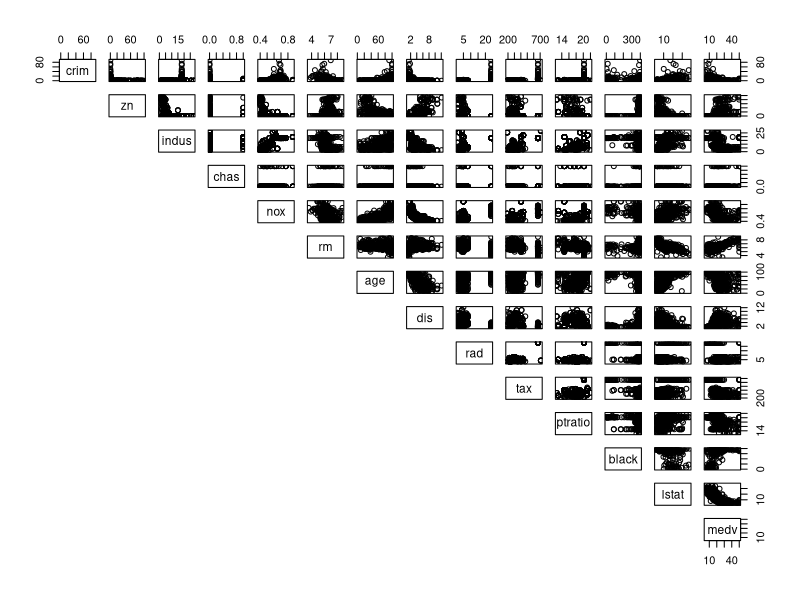
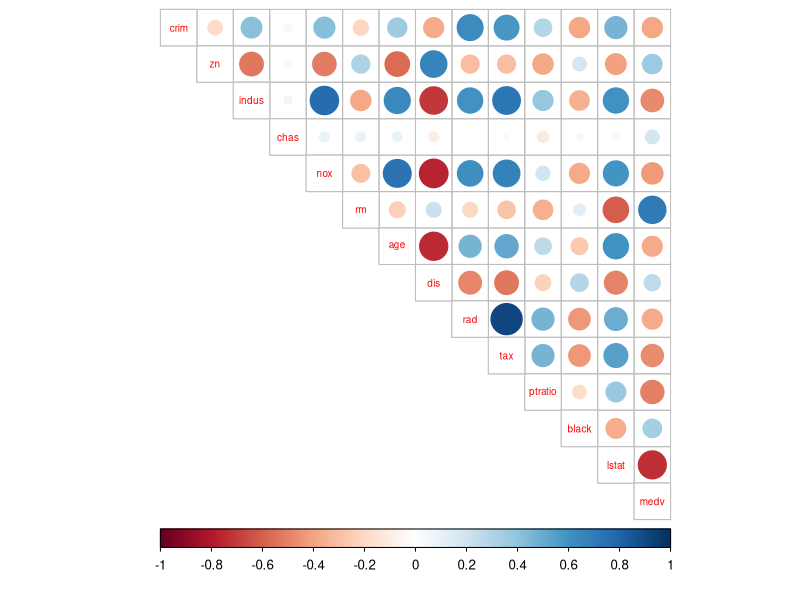
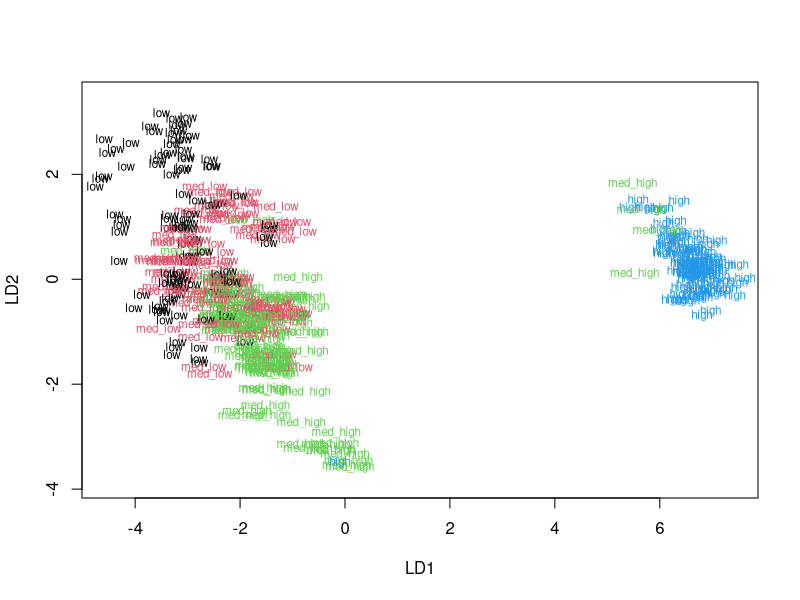
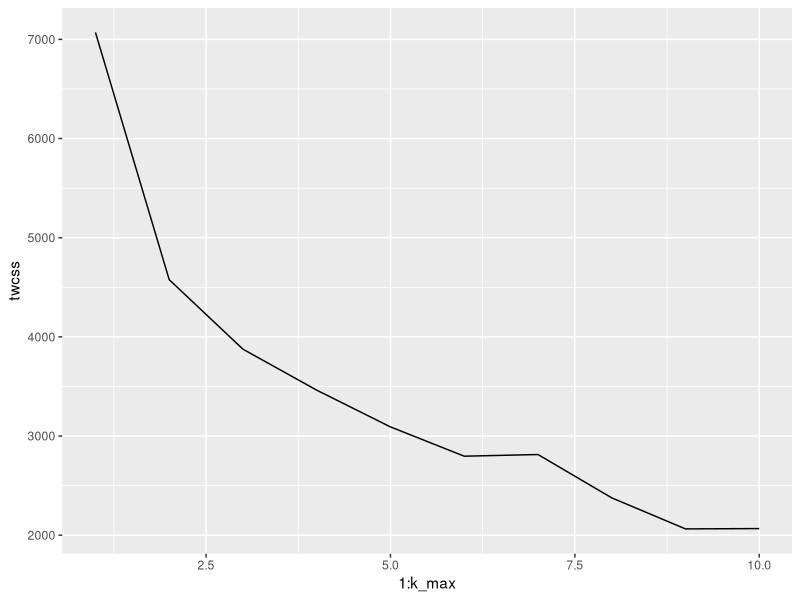
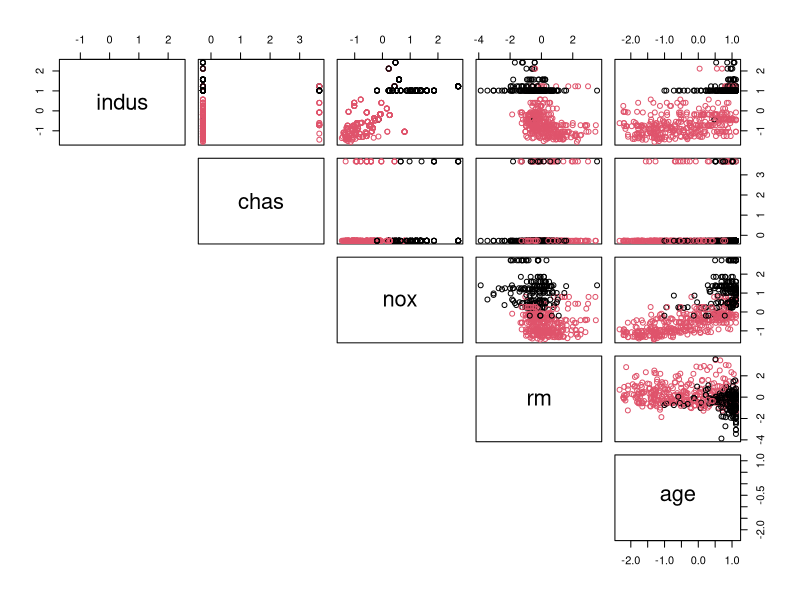
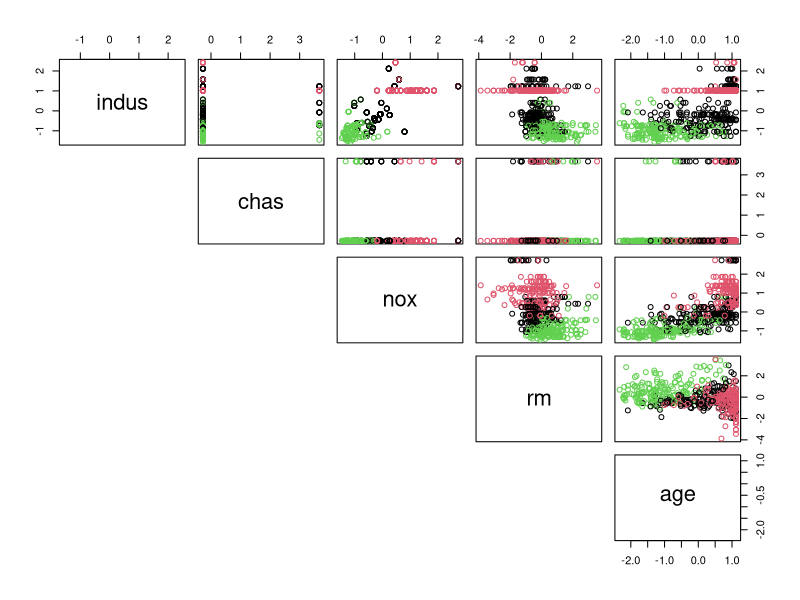

These charts were generated, in order, by the following R code:
## ---- chunk 1
library(dplyr)
library(ggplot2)
library(MASS)
library(corrplot)
data("Boston")
boston_scaled <- scale(Boston)
## ---- chunk 2
str(Boston)

dim(Boston)
## ---- chunk 3
pairs(Boston, lower.panel = NULL)
## ---- chunk 4
cor_matrix<-cor(Boston) %>% round(digits=2)
corrplot(cor_matrix, method="circle", type = "upper", cl.pos = "b", tl.pos = "d", tl.cex = 0.6)
## ---- chunk 5
summary(boston_scaled)
## ---- chunk 6
boston_scaled <- as.data.frame(boston_scaled)
bins <- quantile(boston_scaled$crim)
crime <- cut(boston_scaled$crim, breaks = bins, include.lowest = TRUE, label=c("low","med_low","med_high","high"))
boston_scaled <- dplyr::select(boston_scaled, -crim)
boston_scaled <- data.frame(boston_scaled, crime)
## ---- chunk 7
n <- nrow(boston_scaled)
ind <- sample(n,  size = n * 0.8)
train <- boston_scaled[ind,]
test <- boston_scaled[-ind,]
## ---- chunk 8
lda.fit <- lda(crime ~ ., data = train)
classes <- as.numeric(train$crime)
plot(lda.fit, dimen = 2, col = classes, pch = classes)
## ---- chunk 9
correct_classes <- test$crime
test <- dplyr::select(test, -crime)
lda.pred <- predict(lda.fit, newdata = test)
## ---- chunk 10
table(correct = correct_classes, predicted = lda.pred$class)
## ---- chunk 11
data("Boston")
boston_scaled <- scale(Boston)
boston_scaled <- as.data.frame(boston_scaled)
## ---- chunk 12
km <-kmeans(boston_scaled, centers = 5)
summary(km)
## ---- chunk 13
k_max <- 10
twcss <- sapply(1:k_max, function(k){kmeans(boston_scaled, k)$tot.withinss})
qplot(x = 1:k_max, y = twcss, geom = 'line')
## ---- chunk 14
km <-kmeans(boston_scaled, centers = 2)
pairs(boston_scaled[3:7], col = km$cluster, lower.panel = NULL)
km <-kmeans(boston_scaled, centers = 3)
pairs(boston_scaled[3:7], col = km$cluster, lower.panel = NULL)
